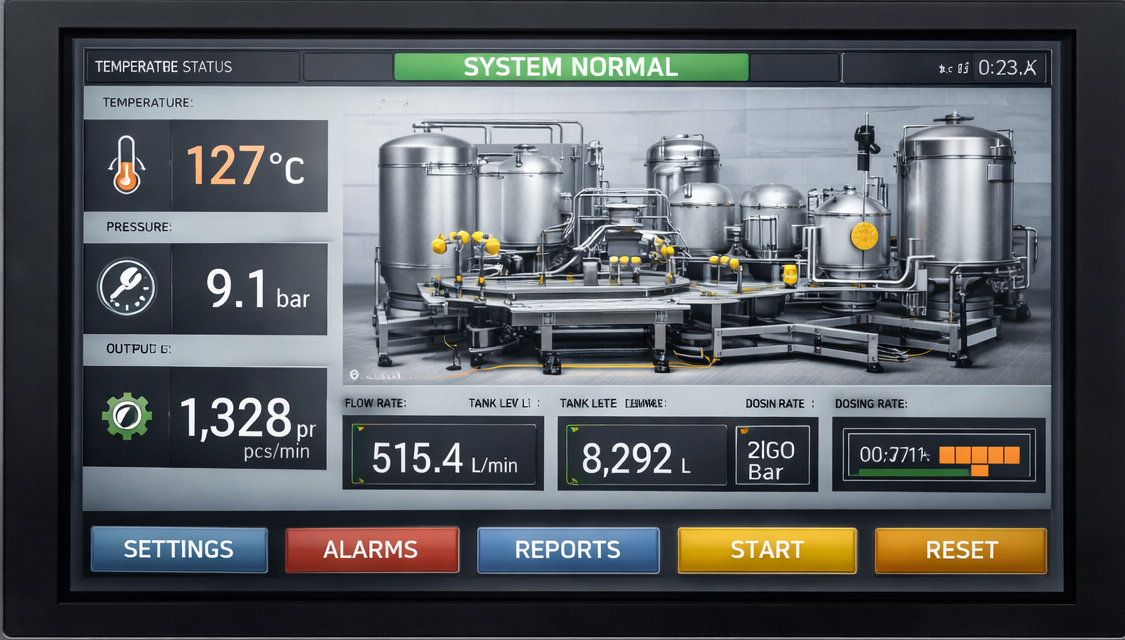
#> input picture test_samples/input/1122.png, 1125 x 640 px
$ python -i segment.py   (imports and definitions only)
#> lines starting #> are read from the running program, lines starting #| are printed output that depends on the picture
"""Stage 1: flat-colour region analysis.

UI screenshots are made of flat or smoothly shaded rectangles.  A pixel is *smooth* when its
3x3 neighbourhood has (almost) no colour change.  Connected smooth areas are the page
backgrounds, cards, buttons, inputs, badges, bars ...; the remaining *non-smooth* pixels are
glyphs, icons, thin lines and photographs.

Everything returned is in processing-pixel coordinates (``Box = (x, y, w, h)``).
"""
from __future__ import annotations

import math
from dataclasses import dataclass, field
from typing import List, Optional

import cv2
import numpy as np

from .imaging import Box, box_area, box_contains, box_inter, mode_color, cdist, hex_of
from . import gradfit as gf


@dataclass
class Region:
    id: int
    box: Box                       # border-box (fill + border)
    inner: Box                     # fill box
    fill: tuple
    shape: str = "rect"            # rect | ellipse
    radius: float = 0.0
    grad: Optional[dict] = None    # {angle, c1, c2}
    border: Optional[dict] = None  # {top,right,bottom,left: (w, rgb)|None}
    shadow: Optional[dict] = None  # {oy, blur, alpha}
    area: int = 0
    parent: Optional[int] = None
    children: List[int] = field(default_factory=list)
    holes_only: bool = False       # same colour as parent and no border/shadow -> not a visible element


@dataclass
class Photo:
    box: Box
    radius: float = 0.0
    round: bool = False


@dataclass
class Line:
    box: Box
    color: tuple
    horizontal: bool


# --------------------------------------------------------------------------- masks
def estimate_threshold(img: np.ndarray):
    k = np.ones((3, 3), np.uint8)
    rng = (cv2.dilate(img, k).astype(np.int16) - cv2.erode(img, k).astype(np.int16)).max(axis=2)
    frac0 = float((rng == 0).mean())
    if frac0 >= 0.2:
        return 3, rng
    return int(np.clip(2 * np.percentile(rng, 25) + 2, 4, 16)), rng


def smooth_mask(img: np.ndarray, T: Optional[int] = None):
    if T is None:
        T, rng = estimate_threshold(img)
    else:
        k = np.ones((3, 3), np.uint8)
        rng = (cv2.dilate(img, k).astype(np.int16) - cv2.erode(img, k).astype(np.int16)).max(axis=2)
    return rng <= T, T


# --------------------------------------------------------------------------- regions
# [60 lines left out: functions _fit_gradient, _clean_pieces, not called in this run]


def _fit_gradient_loose(crop, m):
    return _fit_gradient(crop, m, (0, 0), strict=False)


# [269 lines left out: functions _region_from_mask, find_regions, _strip, _strip_color, analyse_outline, corner_radius, not called in this run]


def _mk_region(rid, box, fill):
    return Region(id=rid, box=box, inner=box, fill=fill, area=box[2] * box[3])


# [273 lines left out: functions merge_stacks, prune_regions, _flush_parent, build_tree, find_photos, find_lines and 2 more, not called in this run]

>>> import cv2
>>> picture = cv2.imread('../test_samples/input/1122.png')
#> picture is the input picture: shape (640, 1125, 3); mean B, G, R 95.6, 92.6, 88.5
>>> result = smooth_mask(picture)
#> in estimate_threshold, `rng = (cv2.dilate(img, k).astype(np.int16) - cv2.erode(img, k).astype(..`:
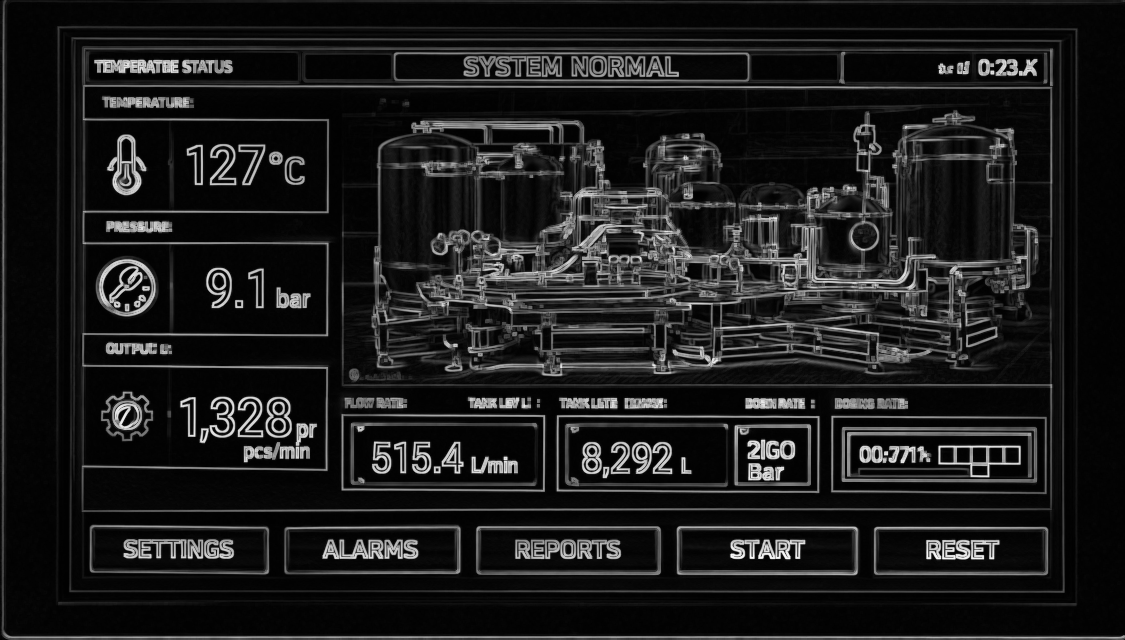
#> rng: shape (640, 1125) int16; min 0, max 251, mean 28.2
#> in estimate_threshold, `frac0 = float((rng == 0).mean())`: frac0 = 2.92e-05
#> in smooth_mask, `T, rng = estimate_threshold(img)`: T = 8

$ run again, on test_samples/input/1524.png
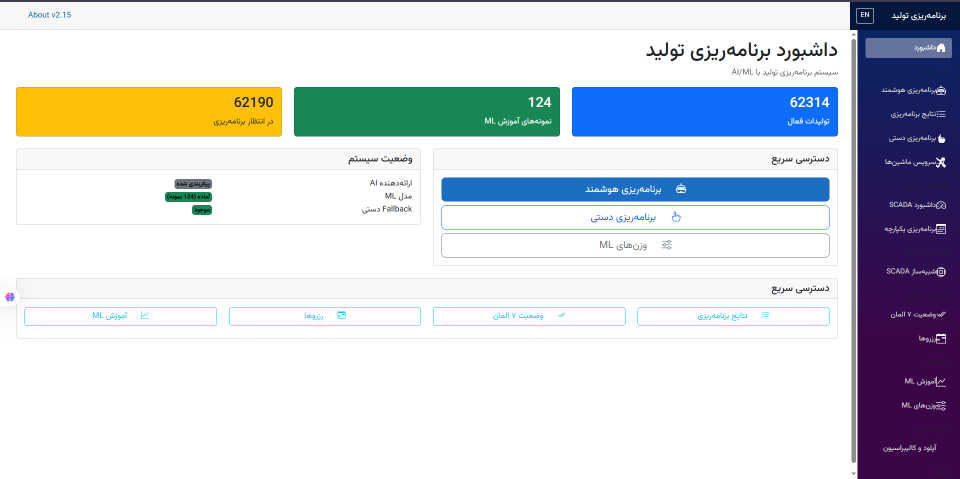
#> input picture test_samples/input/1524.png, 1920 x 957 px (shown at 1/2 size)
#> picture is the input picture: shape (957, 1920, 3); mean B, G, R 220, 214.2, 210.2
#> in estimate_threshold, `rng = (cv2.dilate(img, k).astype(np.int16) - cv2.erode(img, k).astype(..`:
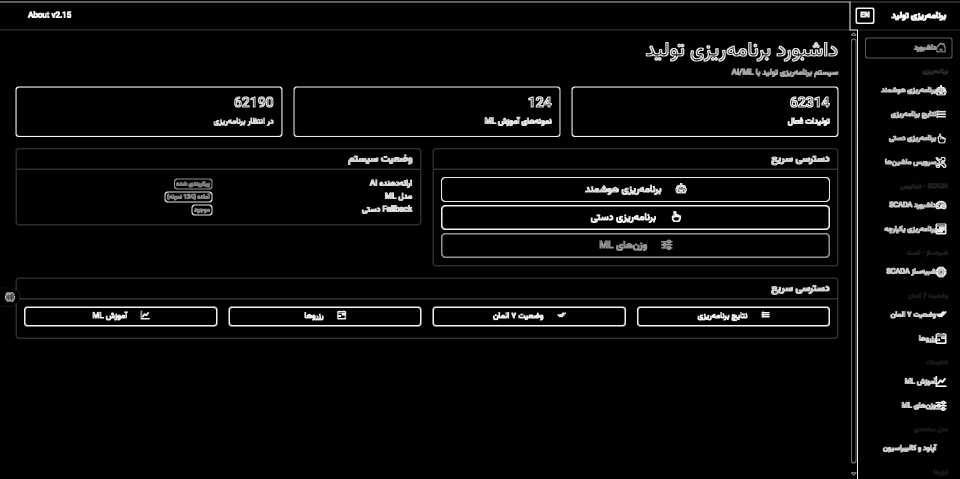
#> rng: shape (957, 1920) int16 (shown at 1/2 size); min 0, max 251, mean 10.7
#> frac0 = 0.855
#> T = 3
